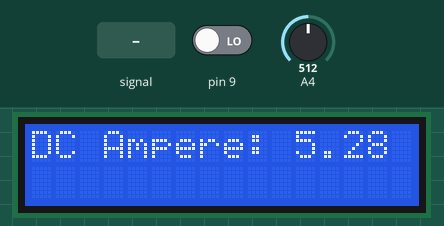
Bench run of a sketch on a simulated Arduino Uno, built with avr-gcc and run on an emulated ATmega328P. Parts: 16×2 character LCD. The test bench sets the inputs (shaded band); at power-on: A4 = 512, pin 9 LOW. What the sketch prints to the serial monitor is not drawn.

Above: at 6.9 s.
7.0 s: A4 fed a 2 Hz sine of ±306 counts around its level
At 8.9 s:
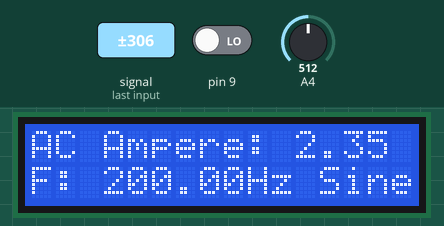
10.0 s: A4 set to 900
At 12.0 s:
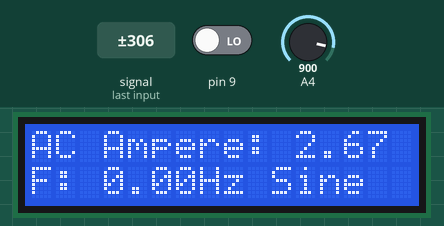
12.3 s: A4 fed a 200 Hz sine of ±81 counts around its level
At 14.1 s:
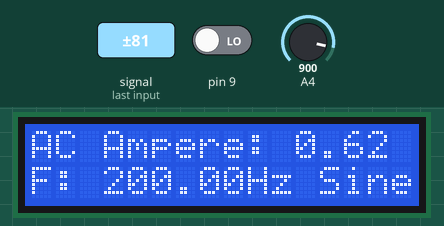
15.3 s: A4 set to 1010
At 17.6 s:
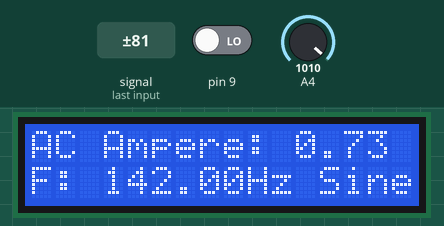
17.9 s: A4 set to 1023
At 19.6 s:
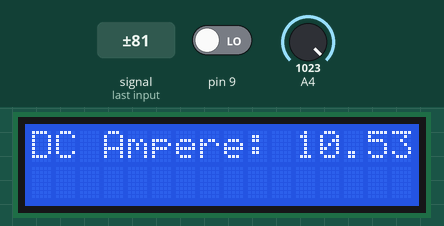
Timing chart, 0 to 21.1 s (numbered marks = the images above; inputs shaded):
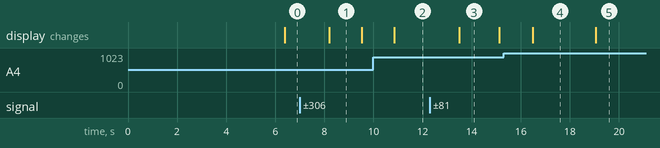

Measured:
- after the input at 7.0 s, the display: changes after 1.2 s (image 1)
- after the input at 10.0 s, the display: changes after 0.85 s (image 2)
- after the input at 12.3 s, the display: changes after 1.2 s (image 3)
- after the input at 15.3 s, the display: changes after 1.2 s (image 4)
- after the input at 17.9 s, the display: changes after 1.2 s (image 5)
- what the display in image 1 shows lasts 1.3 s, from 8.2 s to 9.5 s
- what the display in image 3 shows lasts 1.6 s, from 13.5 s to 15.1 s

The sketch:

EMT_Project.ino
```cpp
#include <LiquidCrystal.h>
LiquidCrystal lcd(3, 2, 4, 5, 6, 7);

double startTime=0;
long sum =0;
int count =0;
int maxV = 0;
int minV = 1024;
double voltage = 0;
double ampere = 0;
double voltageDifference = 0;
double RMSAmpere = 0;
int differenceAmount = 0;
boolean calibrate = false;
int calibrationVoltage = 0;

//For frequency
int maxVf = 0;
int minVf = 1024;
long time1;
long time2;
int oscillationCounter = 0;
double interval1 = 0;
double interval2 = 0;
double frequency = 0;


void setup() {
  // put your setup code here, to run once:
  pinMode(9, INPUT);
  lcd.begin(16,2);
  Serial.begin(9600);
  pinMode(A4,INPUT);
}

void loop() {
    calibrate = digitalRead(9);
    count++;
    int a =analogRead(A4);
    if (count <= 1000 )
    {
       if (a > maxVf){maxVf = a;}
       if (a < minVf){minVf = a;}
    }
    if ( count >= 1001 && count <= 2000 )
    {
      interval1 = maxVf - 5*(maxVf - minVf)/100;
      interval2 = maxVf - 10*(maxVf - minVf)/100;
      if ( a >= interval2 && a <= interval1 )
      {
        if ( oscillationCounter == 0 )
        {
          time1 = millis();
        }
        if ( oscillationCounter == 4 )
        {
          time2 = millis();
        }
        delay(5);
        oscillationCounter++;
      }
    }
    if (count == 2001)
    {
      frequency = 1000/((time2 - time1)/4);
      oscillationCounter = 0;
      maxVf = 0;
      minVf = 1024;
    }

    sum += a;
    /////calibration
    if(calibrate){
      calibrationVoltage = a;

    }
    /////
    if (a > maxV){maxV = a;}
    if (a < minV){minV = a;}
    if(count == 10000)
    {

      if(maxV - minV > 20 )
      {
        voltageDifference =  maxV - minV - differenceAmount;
        RMSAmpere = ((voltageDifference)/2/92/1.414);
        //AC
        Serial.println(maxV);
        lcd.clear();
        lcd.print("AC Ampere: ");
        lcd.print(RMSAmpere);
        lcd.setCursor(0, 2);
        lcd.print("F: ");
        lcd.print(frequency);
        lcd.print("Hz ");
        if( time1 == 0 && time2 == 0 )
        {
          lcd.print("Sq");
        }
        else
        {
          lcd.print("Sine");
        }
        time1 = 0;
        time2 = 0;
      }
      else
      {
        //DC
        differenceAmount = maxV - minV;
        voltage = sum/10000;
        Serial.println(voltage);
        ampere = (voltage - (calibrationVoltage))/97;////////////////////
        lcd.clear();
        lcd.print("DC Ampere: ");
        lcd.print(ampere);
      }
      maxV = 0;
      minV = 1024;
      sum = 0;
      count = 0;
    }
}
```
